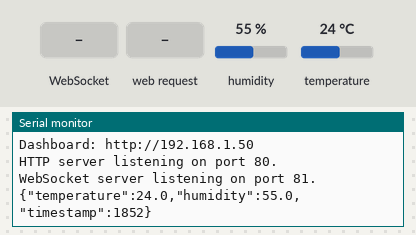
Bench run of a sketch on a simulated ESP32-C3. Shown: the last lines printed to the serial monitor. The test bench sets the inputs (shaded band); at power-on: humidity 55 %, temperature 24 °C. WiFi joins after 1.5 s; servers stay silent unless stated; storage starts empty.

Above: at 3.0 s.
3.1 s: WebSocket text "1" received
At 4.1 s:
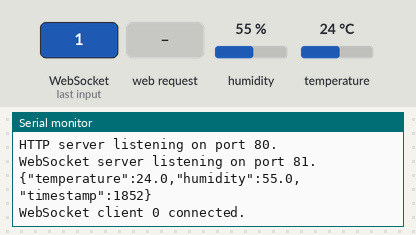
4.6 s: humidity set to 22 %
At 5.6 s:
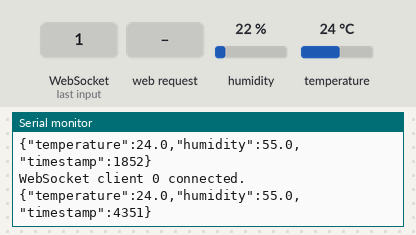
6.1 s: HTTP request GET / received
At 7.4 s:
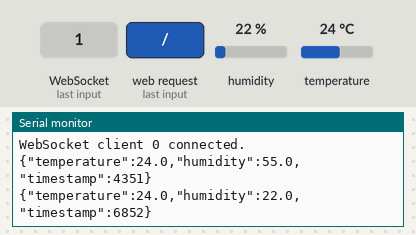
7.6 s: temperature set to 12 °C
9.1 s: humidity set to 40 %
At 9.7 s:
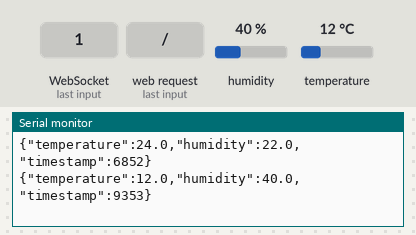
Timing chart, 0 to 11.6 s (numbered marks = the images above; inputs shaded):
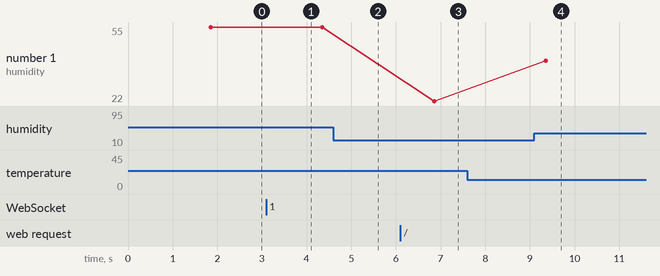

The sketch:

esp32_dht11_tracker.ino
```cpp
/*
  Airscope | ESP32-C3 Super Mini + DHT11 | Local Wi-Fi dashboard + WebSocket
  Wiring: DHT11 VCC -> 3V3, DATA -> GPIO 3, GND -> GND.
  The ESP32 joins your existing 2.4 GHz Wi-Fi network. Edit WIFI_SSID and WIFI_PASSWORD below before uploading.
  Required libraries: DHT sensor library by Adafruit, Adafruit Unified Sensor,
  and WebSockets by Markus Sattler (Links2004).
  Upload the dashboard files in the data/ folder to ESP32 LittleFS.
*/
#include <WiFi.h>
#include <WebServer.h>
#include <WebSocketsServer.h>
#include <LittleFS.h>
#include <DHT.h>

#define DHT_PIN 3
#define DHT_TYPE DHT11
const unsigned long SAMPLE_INTERVAL_MS = 2500;
const char *WIFI_SSID = "YOUR_WIFI_NAME";
const char *WIFI_PASSWORD = "YOUR_WIFI_PASSWORD";

DHT dht(DHT_PIN, DHT_TYPE);
WebServer httpServer(80);
WebSocketsServer webSocket(81);
unsigned long lastSample = 0;
float latestTemperature = NAN;
float latestHumidity = NAN;
bool hasReading = false;

String readingJson() {
  return "{\"temperature\":" + String(latestTemperature, 1)
    + ",\"humidity\":" + String(latestHumidity, 1)
    + ",\"timestamp\":" + String((uint64_t)millis()) + "}";
}

void sendReading(uint8_t clientId) {
  if (hasReading) {
    String payload = readingJson();
    webSocket.sendTXT(clientId, payload);
  }
}

void onWebSocketEvent(uint8_t clientId, WStype_t type, uint8_t * payload, size_t length) {
  (void)payload; (void)length;
  if (type == WStype_CONNECTED) {
    Serial.printf("WebSocket client %u connected.\n", clientId);
    sendReading(clientId);
  } else if (type == WStype_DISCONNECTED) {
    Serial.printf("WebSocket client %u disconnected.\n", clientId);
  }
}

void serveFile(const char * path, const char * contentType) {
  File file = LittleFS.open(path, "r");
  if (!file) {
    httpServer.send(404, "text/plain", "Dashboard file not found. Upload the data/ folder to LittleFS.");
    return;
  }
  httpServer.streamFile(file, contentType);
  file.close();
}

void setupHttp() {
  httpServer.on("/", HTTP_GET, [](){ serveFile("/index.html", "text/html; charset=utf-8"); });
  httpServer.on("/index.html", HTTP_GET, [](){ serveFile("/index.html", "text/html; charset=utf-8"); });
  httpServer.on("/style.css", HTTP_GET, [](){ serveFile("/style.css", "text/css; charset=utf-8"); });
  httpServer.on("/script.js", HTTP_GET, [](){ serveFile("/script.js", "application/javascript; charset=utf-8"); });
  httpServer.onNotFound([](){ httpServer.send(404, "text/plain", "Not found"); });
  httpServer.begin();
}

void connectToWiFi() {
  WiFi.mode(WIFI_STA);  // Join your existing local Wi-Fi network.
  WiFi.setAutoReconnect(true);
  WiFi.begin(WIFI_SSID, WIFI_PASSWORD);
  Serial.printf("Connecting to Wi-Fi: %s\\n", WIFI_SSID);

  unsigned long startAttempt = millis();
  while (WiFi.status() != WL_CONNECTED && millis() - startAttempt < 20000) {
    delay(500);
    Serial.print(".");
  }
  Serial.println();

  if (WiFi.status() == WL_CONNECTED) {
    Serial.println("Wi-Fi connected.");
    Serial.print("Dashboard: http://");
    Serial.println(WiFi.localIP());
  } else {
    Serial.println("ERROR: Wi-Fi connection failed. Check WIFI_SSID/WIFI_PASSWORD and reset the board.");
  }
}

void setup() {
  Serial.begin(115200);
  delay(300);
  dht.begin();

  if (!LittleFS.begin(true)) {
    Serial.println("LittleFS mount failed. Upload dashboard files to the device.");
  }

  connectToWiFi();
  setupHttp();
  webSocket.begin();
  webSocket.onEvent(onWebSocketEvent);
  Serial.println("HTTP server listening on port 80.");
  Serial.println("WebSocket server listening on port 81.");
}

void loop() {
  if (WiFi.status() != WL_CONNECTED) {
    static unsigned long lastReconnectAttempt = 0;
    if (millis() - lastReconnectAttempt >= 10000) {
      lastReconnectAttempt = millis();
      Serial.println("Wi-Fi disconnected; retrying...");
      WiFi.disconnect();
      WiFi.begin(WIFI_SSID, WIFI_PASSWORD);
    }
  }
  httpServer.handleClient();
  webSocket.loop();

  if (lastSample == 0 || millis() - lastSample >= SAMPLE_INTERVAL_MS) {
    lastSample = millis();
    float humidity = dht.readHumidity();
    float temperature = dht.readTemperature();
    if (isnan(humidity) || isnan(temperature)) {
      Serial.println("DHT11 read failed; check wiring and GPIO 3.");
    } else {
      latestHumidity = humidity;
      latestTemperature = temperature;
      hasReading = true;
      String json = readingJson();
      webSocket.broadcastTXT(json);
      Serial.println(json);
    }
  }
}
```

Measured:
- after the input at 3.1 s, the serial monitor: prints a new line at once (image 1)
- after the input at 6.1 s, the serial monitor: prints a new line after 0.75 s (image 3)
- after the input at 9.1 s, the serial monitor: prints a new line after 0.25 s (image 4)
- plotted number 1: 22 → 40 after the input at 9.1 s
